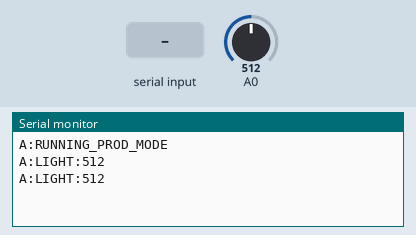
Simulated run of this sketch. Board: Arduino Uno, built for the host (arithmetic inside an expression is 32-bit, double 64-bit). Shown: the last lines printed to the serial monitor. Inputs (shaded band) come from the test bench; at power-on: A0 = 512.

Above: at 2.8 s.
2.9 s: "1\n" received over Serial
At 4.8 s:
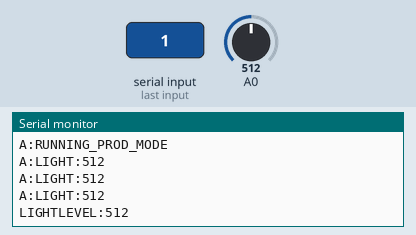
5.6 s: A0 set to 716
At 7.6 s:
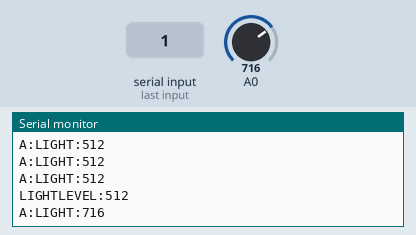
8.3 s: "0\n" received over Serial
At 10.7 s:
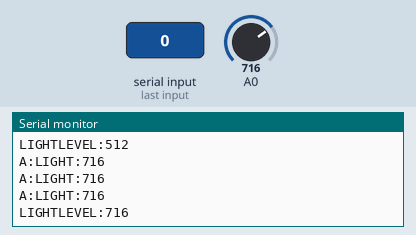
11.0 s: A0 set to 900
At 13.5 s:
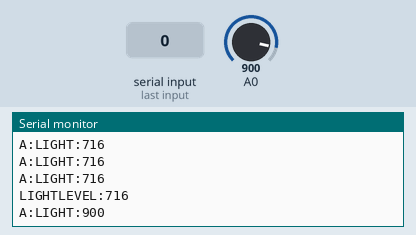
Timing chart, 0 to 14.7 s (numbered marks = the images above; inputs shaded):
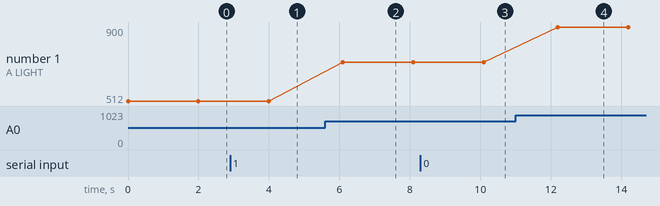

The sketch:

arduino.ino
```cpp
#define DEBUG false
String uuid = "A";


void setup() {
  Serial.begin(9600);
  pinMode(A0, INPUT);

  #if (DEBUG)
    Serial.println(uuid + ":RUNNING_DEV_MODE");
  #else
    Serial.println(uuid + ":RUNNING_PROD_MODE");
  #endif
    Serial.flush();
}

void loop() {
  int light = analogRead(A0);
  Serial.println(uuid + ":LIGHT:" + String(light));

  if (Serial.available()) {
    Serial.flush();
    String message = Serial.readStringUntil('\n');
    message.trim();
    if (message == '\n' || message.equals("")) {
      return;
    }

    Serial.println("LIGHTLEVEL:" + String(light));
    delay(100);
  }

  delay(2000);
}
```

Measured:
- after the input at 2.9 s, the serial monitor: prints a new line after 1.1 s (image 1)
- after the input at 5.6 s, the serial monitor: prints a new line after 0.50 s (image 2)
- after the input at 8.3 s, the serial monitor: prints a new line after 1.8 s (image 3)
- after the input at 11.0 s, the serial monitor: prints a new line after 1.2 s (image 4)
- plotted number 1: 512 → 716 after the input at 5.6 s, 716 → 900 after the input at 11.0 s
